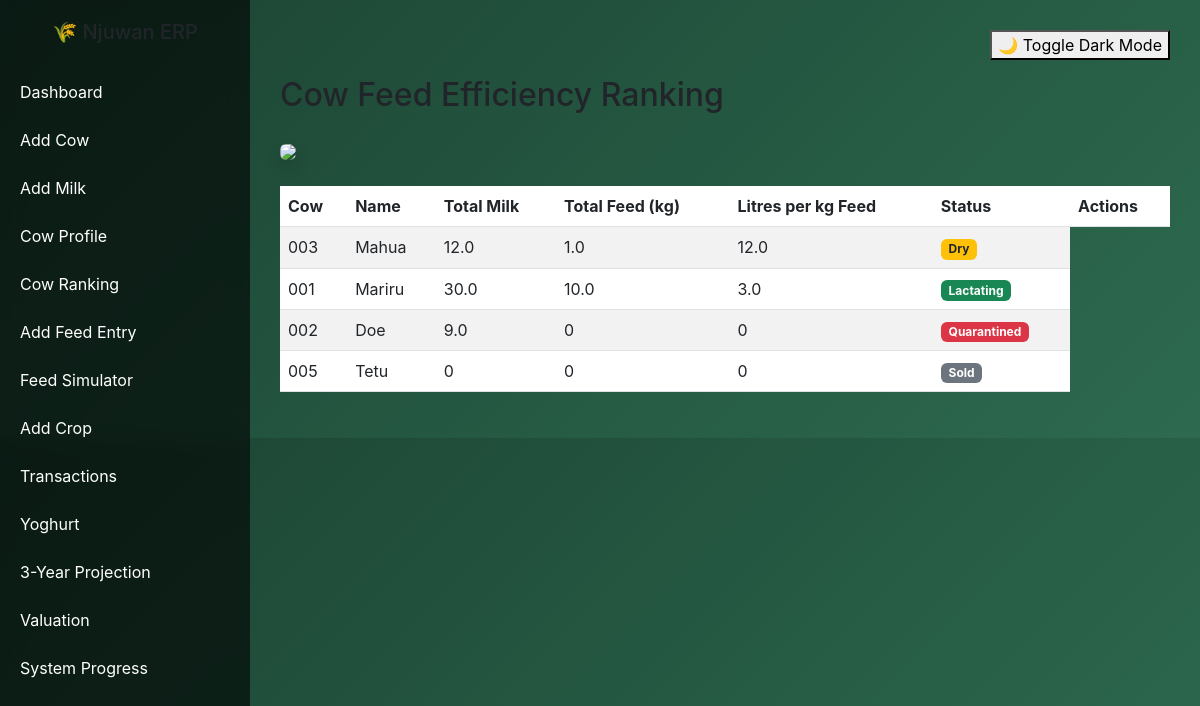
The page /cow_efficiency on the database as committed earlier.
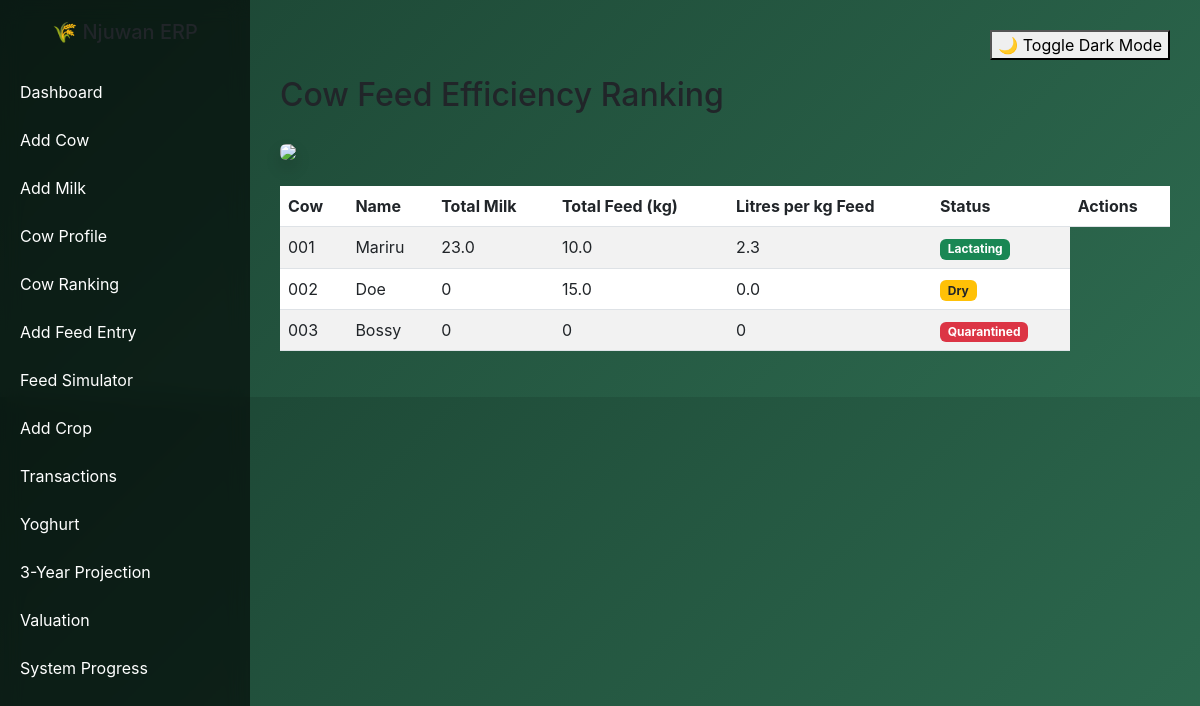
The same page on the database as committed later.
### models.py (models this page shows, shortened)
class Cow(db.Model):
    __tablename__ = "cows"
    id = db.Column(db.Integer, primary_key=True)
    tag_number = db.Column(db.String(50), unique=True)
    name = db.Column(db.String(100))  # New Name Column
    breed = db.Column(db.String(50))
    birth_date = db.Column(db.Date)
    age = db.Column(db.Integer)
    farm_id = db.Column(db.Integer, db.ForeignKey("farms.id"))
    weight_kg = db.Column(db.Float) # Useful for health monitoring
    status = db.Column(db.String(50), default="Active") # Active, Quarantined, Sold, Dry, Lactating
    feed_records = db.relationship("Feed", backref="cow", lazy=True)
    milk_records = db.relationship("MilkProduction", backref="cow", lazy='dynamic')
    health_records = db.relationship('HealthRecord', backref='cow', lazy=True)
    vaccinations = db.relationship('Vaccination', backref='cow', lazy=True)
    breeding_records = db.relationship('Breeding', backref='cow', lazy=True)

### app.py (the view)
@app.route("/cow_efficiency")
def cow_efficiency():
    data = cow_feed_efficiency()
    return render_template("cow_efficiency.html", data=data)

### analytics.py (called while the page is built)
def cow_feed_efficiency():
    cows = Cow.query.all()
    results = []
    for cow in cows:
        milk_total = db.session.query(func.sum(MilkProduction.litres)).filter_by(cow_id=cow.id).scalar() or 0
        feed_records = Feed.query.filter_by(cow_id=cow.id).all()
        total_feed = sum(record.qty for record in feed_records) # Use 'qty' as per your Feed model
        efficiency = (milk_total / total_feed) if total_feed > 0 else 0
        results.append({
            "cow": cow.tag_number,
            "name": cow.name,
            "milk": round(milk_total, 2),
            "feed_kg": round(total_feed, 2),
            "efficiency": round(efficiency, 2),
            "status": cow.status
        })
    results.sort(key=lambda x: x["efficiency"], reverse=True)
    return results

### templates/cow_efficiency.html
{% extends "base.html" %}
{% block content %}
<h2 class="mb-4">Cow Feed Efficiency Ranking</h2>
<div class="mb-4">
    <img src="https://images.unsplash.com/photo-1500595046743-cd271d694d30" class="img-fluid rounded shadow">
</div>
<table class="table table-striped">
    <thead>
        <tr>
            <th>Cow</th>
            <th>Name</th>
            <th>Total Milk</th>
            <th>Total Feed (kg)</th>
            <th>Litres per kg Feed</th>
            <th>Status</th> <th>Actions</th>
        </tr>
    </thead>
    <tbody>
        {% for cow in data %}
        <tr>
            <td>{{ cow.cow }}</td>
            <td>{{ cow.name }}</td>
            <td>{{ cow.milk }}</td>
            <td>{{ cow.feed_kg }}</td>
            <td>{{ cow.efficiency }}</td>
            <td>
                {% if cow.status == 'Active' or cow.status == 'Lactating' %}
                <span class="badge bg-success">{{ cow.status }}</span>
                {% elif cow.status == 'Quarantined' %}
                <span class="badge bg-danger">{{ cow.status }}</span>
                {% elif cow.status == 'Dry' %}
                <span class="badge bg-warning text-dark">{{ cow.status }}</span>
                {% else %}
                <span class="badge bg-secondary">{{ cow.status }}</span>
                {% endif %}
            </td>
        </tr>
        {% endfor %}
    </tbody>
</table>
{% endblock %}

Rows that differ between the two databases and show on the page:
removed Cow: cow "005", name "Tetu", milk "0", feed_kg "0", efficiency "0", status "Sold"
changed Cow "Mariru": milk "30.0" → "23.0"; efficiency "3.0" → "2.3"
changed Cow "Doe": milk "9.0" → "0"; feed_kg "0" → "15.0"; efficiency "0" → "0.0"; status "Quarantined" → "Dry"
changed Cow: name "Mahua" → "Bossy"; milk "12.0" → "0"; feed_kg "1.0" → "0"; efficiency "12.0" → "0"; status "Dry" → "Quarantined"; moves down the list
